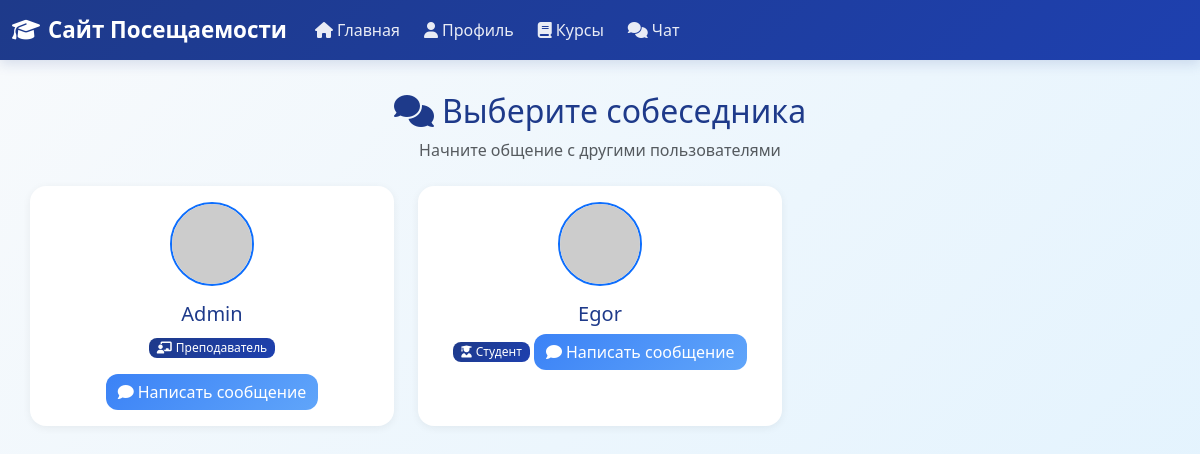
The app's page /chat_list (signed in) with its own data.
### app/models.py (models this page shows, shortened)
class User(UserMixin, db.Model):
    id: so.Mapped[int] = so.mapped_column(primary_key=True)
    username: so.Mapped[str] = so.mapped_column(sa.String(64), index=True, unique=True)
    email: so.Mapped[str] = so.mapped_column(sa.String(120), index=True, unique=True)
    password_hash: so.Mapped[Optional[str]] = so.mapped_column(sa.String(256))
    role: so.Mapped[str] = so.mapped_column(sa.String(20), default='student')
    about_me: so.Mapped[Optional[str]] = so.mapped_column(sa.String(140))
    last_seen: so.Mapped[Optional[datetime]] = so.mapped_column(default=lambda: datetime.now(timezone.utc))
    sent_messages: so.Mapped[List['Message']] = so.relationship(
        'Message',
        foreign_keys='Message.sender_id',
        back_populates='sender'
    )
    received_messages: so.Mapped[List['Message']] = so.relationship(
        'Message',
        foreign_keys='Message.recipient_id',
        back_populates='recipient'
    )
    teaching_courses: so.Mapped[List['Course']] = so.relationship(
        secondary=teacher_course_association,
        back_populates='teachers',
        collection_class=list
    )
    enrolled_courses: so.Mapped[List['Course']] = so.relationship(
        secondary=student_course_association,
        back_populates='students',
        collection_class=list
    )
    attendance_records: so.WriteOnlyMapped['AttendanceRecord'] = so.relationship(
        back_populates='student',
        cascade="all, delete-orphan"
    )
    def avatar(self, size: int) -> str:
        digest = md5(self.email.lower().encode('utf-8')).hexdigest()
        return f'https://www.gravatar.com/avatar/{digest}?d=identicon&s={size}'

### app/routes.py (the view)
@app.route('/chat_list')
@login_required
def chat_list():
    page = request.args.get('page', 1, type=int)
    users_query = sa.select(User).where(User.id != current_user.id).order_by(User.username)
    users_pagination = db.paginate(
        users_query,
        page=page,
        per_page=current_app.config['ITEMS_PER_PAGE'],
        error_out=False
    )
    users = users_pagination.items
    next_url = url_for('chat_list', page=users_pagination.next_num) \
        if users_pagination.has_next else None
    prev_url = url_for('chat_list', page=users_pagination.prev_num) \
        if users_pagination.has_prev else None
    return render_template('chat_list.html',
                         title='Список чатов',
                         users=users,
                         next_url=next_url,
                         prev_url=prev_url)

### app/models.py (called while the page is built)
@login.user_loader
def load_user(id: int) -> Optional[User]:
    return db.session.get(User, id)

### app/templates/chat_list.html
{% extends "base.html" %}
{% block content %}
    <div class="text-center mb-4">
        <h1 class="h2 text-primary">
            <i class="fas fa-comments me-2"></i>Выберите собеседника
        </h1>
        <p class="text-muted">Начните общение с другими пользователями</p>
    </div>
    {% if users %}
        <div class="row">
            {% for u in users %}
                <div class="col-md-6 col-lg-4 mb-4">
                    <div class="card border-0 shadow-sm h-100">
                        <div class="card-body text-center">
                            <div class="mb-3">
                                <img src="{{ u.avatar(64) }}" alt="Аватар" class="rounded-circle border border-2 border-primary">
                            </div>
                            <h5 class="card-title text-primary">{{ u.username }}</h5>
                            <span class="badge bg-primary mb-3">
                                {% if u.role == 'student' %}
                                    <i class="fas fa-user-graduate me-1"></i>Студент
                                {% else %}
                                    <i class="fas fa-chalkboard-teacher me-1"></i>Преподаватель
                                {% endif %}
                            </span>
                            <a href="{{ url_for('chat', username=u.username) }}" class="btn btn-primary">
                                <i class="fas fa-comment me-1"></i>Написать сообщение
                            </a>
                        </div>
                    </div>
                </div>
            {% endfor %}
        </div>
    {% else %}
        <div class="text-center py-5">
            <i class="fas fa-users fa-3x text-muted mb-3"></i>
            <p class="text-muted">Нет других пользователей.</p>
        </div>
    {% endif %}
{% endblock %}

### app/templates/base.html (style rules this page uses)
:root { --primary-blue: #1e3a8a; --secondary-blue: #3b82f6; --light-blue: #dbeafe; --accent-blue: #60a5fa; --dark-blue: #1e40af; }
body { background: linear-gradient(135deg, #f8fafc 0%, #e0f2fe 100%); min-height: 100vh; font-family: 'Segoe UI', Tahoma, Geneva, Verdana, sans-serif; }
h1, h2, h3 { color: var(--primary-blue); font-weight: 600; }
.card { border: none; border-radius: 16px; box-shadow: 0 4px 20px rgba(0, 0, 0, 0.08); transition: transform 0.3s ease, box-shadow 0.3s ease; }
.btn { border-radius: 12px; font-weight: 500; transition: all 0.3s ease; }
.btn-primary { background: linear-gradient(135deg, var(--secondary-blue) 0%, var(--accent-blue) 100%); border: none; }
.badge { border-radius: 8px; font-weight: 500; }
.text-primary { color: var(--primary-blue) !important; }
.bg-primary { background: linear-gradient(135deg, var(--primary-blue) 0%, var(--dark-blue) 100%) !important; }
.fas, .far, .fab { transition: transform 0.3s ease; }
.shadow-sm { box-shadow: 0 2px 8px rgba(0, 0, 0, 0.06) !important; }

### records on screen
User: username "Admin", role "teacher" (drawn)
User: username "Egor", role "student" (drawn)
